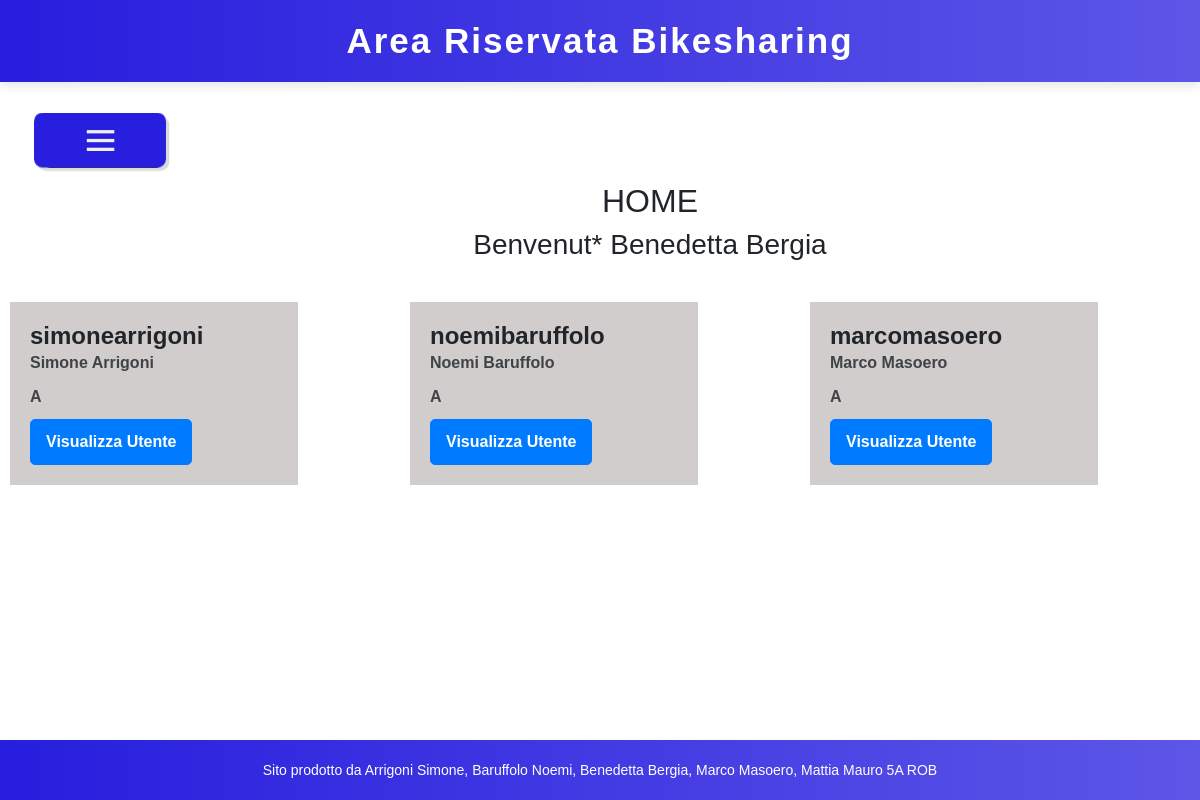
/bike_sharing/templates/home_riservata.php (signed in), run on the app's committed database.
### tables this page shows
CREATE TABLE `utenti` (
  `id_utente` int(11) NOT NULL,
  `nome` varchar(30) NOT NULL,
  `cognome` varchar(30) NOT NULL,
  `telefono` varchar(15) DEFAULT NULL,
  `mail` varchar(50) NOT NULL,
  `data_nascita` date NOT NULL,
  `tipo` char(1) NOT NULL COMMENT '"A" amministratore, "U" utente ',
  `tessera` varchar(10) DEFAULT NULL,
  `scadenza_carta` date NOT NULL,
  `codice_carta` char(16) NOT NULL,
  `cvv_carta` char(3) NOT NULL,
  `via` varchar(30) NOT NULL,
  `citta` varchar(30) NOT NULL,
  `user` varchar(20) NOT NULL,
  `psw` varchar(30) NOT NULL,
  `statoUtente` char(1) NOT NULL CHECK (`statoUtente` in ('A','D'))
);

### bike_sharing/templates/home_riservata.php (the view, shortened to what this page needs)
<?php
include_once("./header_riservata.php");
?>
<?php
    include_once("./menu.php");
?>
<div class="benvenuto" style="width: 100%;margin-left:50px">
    <h2>HOME</h2>
    <?php
    echo "<h3>Benvenut* ".$_SESSION['nome']." ".$_SESSION['cognome']."</h3>";
    ?>
</div>
<div id="central_home">
    <?php
        if($_SESSION["tipo"] == "A"){
            require("../conf/db_config.php");
            $stmt = $conn->prepare("SELECT id_utente, nome, cognome, user, tessera, statoUtente FROM utenti WHERE tipo = 'U'");
            $stmt->execute();
            $result = $stmt->get_result();
            $utenti = $result->fetch_all(MYSQLI_ASSOC);
            echo "<div class='container_index'>";
            foreach($utenti as $utente){
                echo "<div class='card-body' style='width: 18rem;'>
                <h5 class='card-title'>".$utente["user"]."</h5>
                <p class='card-text'>".$utente["nome"]." ".$utente["cognome"]."</p>
                <p class='card-text'>".$utente["statoUtente"]."</p>
                <a href='./visualizza_utente.php?id_utente=".$utente["id_utente"]."' class='btn btn-primary'>Visualizza Utente</a>
                </div>";
            }
            echo "</div>";
        }elseif($_SESSION["tipo"] == "usr"){
            echo "";
        }
    ?>
</div>
<?php
include_once("./footer.php");
?>

### bike_sharing/css/style.css (style rules this page uses)
html, body { overflow-x: hidden; width: 100%; }
body { font-family: helvetica, sans-serif; padding-bottom: 80px; }
.benvenuto { width: 100%; margin-top: 100px; text-align: center; }
.container_index { max-width: 1300px; margin: 30px auto; padding: 10px; display: grid; grid-template-columns: repeat(auto-fit, minmax(280px, 1fr)); gap: 20px; justify-content: center; }
.card-body { background-color: #d1cdcd; padding: 20px; }
.card-title { font-size: 1.5rem; font-weight: bold; }
.card-text { font-size: 1rem; color: #3f4348; margin-bottom: 10px; font-weight: 700; }
.btn-primary { background-color: #007bff; border-color: #007bff; font-weight: bold; padding: 10px 15px; border-radius: 5px; }

### data on the page
utenti: user "simonearrigoni", nome "Simone", cognome "Arrigoni", statoUtente "A"
utenti: user "noemibaruffolo", nome "Noemi", cognome "Baruffolo", statoUtente "A"
utenti: user "marcomasoero", nome "Marco", cognome "Masoero", statoUtente "A"

### other printed values
$_SESSION['nome'] "Benedetta"
$_SESSION['cognome'] "Bergia"
